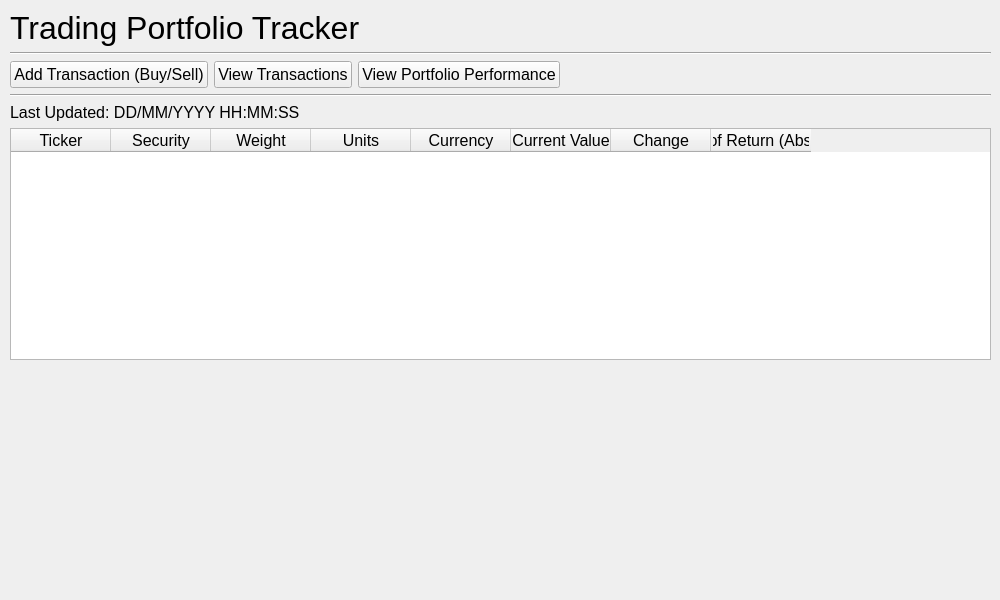
<?xml version="1.0" encoding="UTF-8"?>
<ui version="4.0">
 <class>main_window</class>
 <widget class="QMainWindow" name="main_window">
  <property name="geometry">
   <rect>
    <x>0</x>
    <y>0</y>
    <width>1000</width>
    <height>600</height>
   </rect>
  </property>
  <property name="font">
   <font>
    <pointsize>12</pointsize>
   </font>
  </property>
  <property name="windowTitle">
   <string>Trading Portfolio Tracker</string>
  </property>
  <widget class="QWidget" name="central_widget">
   <widget class="QWidget" name="verticalLayoutWidget">
    <property name="geometry">
     <rect>
      <x>10</x>
      <y>10</y>
      <width>981</width>
      <height>581</height>
     </rect>
    </property>
    <layout class="QVBoxLayout" name="vert_layout_window">
     <item>
      <widget class="QLabel" name="lbl_app_header">
       <property name="font">
        <font>
         <pointsize>24</pointsize>
        </font>
       </property>
       <property name="text">
        <string>Trading Portfolio Tracker</string>
       </property>
      </widget>
     </item>
     <item>
      <widget class="Line" name="hori_line_header">
       <property name="orientation">
        <enum>Qt::Horizontal</enum>
       </property>
      </widget>
     </item>
     <item>
      <layout class="QHBoxLayout" name="hori_layout_btns">
       <item>
        <widget class="QPushButton" name="btn_add_transaction">
         <property name="font">
          <font>
           <pointsize>12</pointsize>
          </font>
         </property>
         <property name="text">
          <string>Add Transaction (Buy/Sell)</string>
         </property>
        </widget>
       </item>
       <item>
        <widget class="QPushButton" name="btn_view_transactions">
         <property name="text">
          <string>View Transactions</string>
         </property>
        </widget>
       </item>
       <item>
        <widget class="QPushButton" name="btn_view_portfolio_perf">
         <property name="font">
          <font>
           <pointsize>12</pointsize>
          </font>
         </property>
         <property name="text">
          <string>View Portfolio Performance</string>
         </property>
        </widget>
       </item>
       <item>
        <spacer name="hori_spacer_btns">
         <property name="orientation">
          <enum>Qt::Horizontal</enum>
         </property>
         <property name="sizeType">
          <enum>QSizePolicy::Expanding</enum>
         </property>
         <property name="sizeHint" stdset="0">
          <size>
           <width>40</width>
           <height>20</height>
          </size>
         </property>
        </spacer>
       </item>
      </layout>
     </item>
     <item>
      <widget class="Line" name="hori_line_buttons">
       <property name="orientation">
        <enum>Qt::Horizontal</enum>
       </property>
      </widget>
     </item>
     <item>
      <widget class="QLabel" name="lbl_last_updated">
       <property name="text">
        <string>Last Updated: DD/MM/YYYY HH:MM:SS</string>
       </property>
      </widget>
     </item>
     <item>
      <widget class="QTableWidget" name="table_widget_portfolio">
       <property name="sizePolicy">
        <sizepolicy hsizetype="Expanding" vsizetype="Expanding">
         <horstretch>0</horstretch>
         <verstretch>0</verstretch>
        </sizepolicy>
       </property>
       <property name="font">
        <font>
         <pointsize>12</pointsize>
        </font>
       </property>
       <property name="frameShape">
        <enum>QFrame::StyledPanel</enum>
       </property>
       <property name="frameShadow">
        <enum>QFrame::Sunken</enum>
       </property>
       <property name="sizeAdjustPolicy">
        <enum>QAbstractScrollArea::AdjustToContentsOnFirstShow</enum>
       </property>
       <property name="editTriggers">
        <set>QAbstractItemView::NoEditTriggers</set>
       </property>
       <property name="alternatingRowColors">
        <bool>true</bool>
       </property>
       <property name="selectionMode">
        <enum>QAbstractItemView::NoSelection</enum>
       </property>
       <property name="selectionBehavior">
        <enum>QAbstractItemView::SelectRows</enum>
       </property>
       <property name="sortingEnabled">
        <bool>true</bool>
       </property>
       <property name="cornerButtonEnabled">
        <bool>false</bool>
       </property>
       <attribute name="horizontalHeaderVisible">
        <bool>true</bool>
       </attribute>
       <attribute name="horizontalHeaderCascadingSectionResizes">
        <bool>false</bool>
       </attribute>
       <attribute name="horizontalHeaderStretchLastSection">
        <bool>false</bool>
       </attribute>
       <attribute name="verticalHeaderVisible">
        <bool>false</bool>
       </attribute>
       <attribute name="verticalHeaderCascadingSectionResizes">
        <bool>false</bool>
       </attribute>
       <column>
        <property name="text">
         <string>Ticker</string>
        </property>
       </column>
       <column>
        <property name="text">
         <string>Security</string>
        </property>
       </column>
       <column>
        <property name="text">
         <string>Weight</string>
        </property>
       </column>
       <column>
        <property name="text">
         <string>Units</string>
        </property>
       </column>
       <column>
        <property name="text">
         <string>Currency</string>
        </property>
       </column>
       <column>
        <property name="text">
         <string>Current Value</string>
        </property>
       </column>
       <column>
        <property name="text">
         <string>Change</string>
        </property>
       </column>
       <column>
        <property name="text">
         <string>Rate of Return (Absolute)</string>
        </property>
       </column>
      </widget>
     </item>
     <item>
      <spacer name="vert_spacer_app">
       <property name="orientation">
        <enum>Qt::Vertical</enum>
       </property>
       <property name="sizeHint" stdset="0">
        <size>
         <width>20</width>
         <height>40</height>
        </size>
       </property>
      </spacer>
     </item>
    </layout>
   </widget>
  </widget>
 </widget>
 <resources/>
 <connections/>
</ui>
